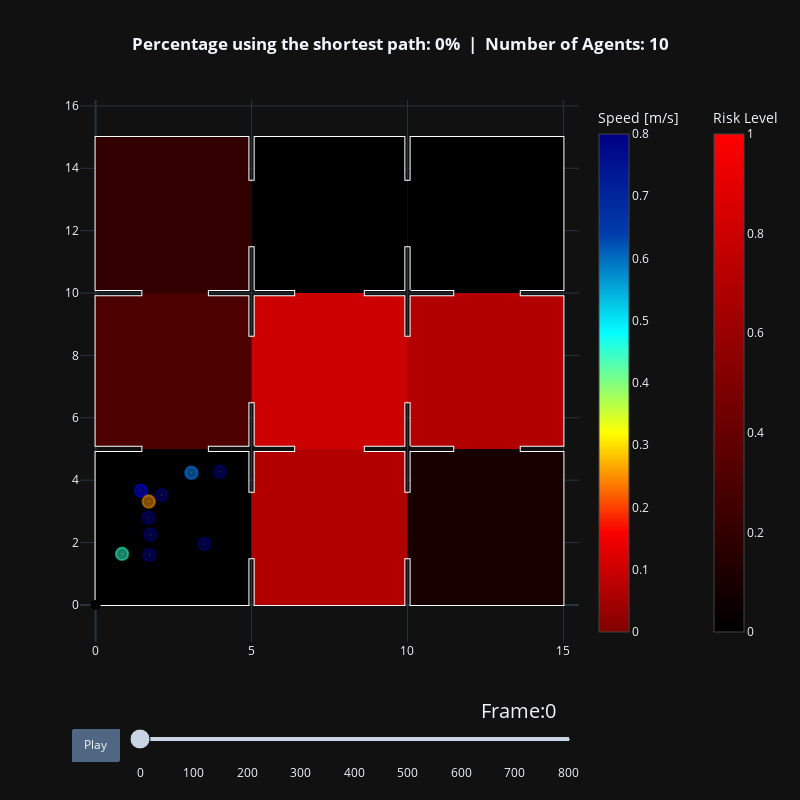

The code cell stored with this chart in its notebook:
### Markdown cell above
## Visualizing Agent Pathways

### Code cell
agent_trajectories = {}
for percentage in percentages:
    trajectory_file = trajectory_files[percentage]
    agent_trajectories[percentage], walkable_area = read_sqlite_file(
        trajectory_file
    )
    animate(
        agent_trajectories[percentage],
        walkable_area,
        title_note=f"Percentage using the shortest path: {percentage}%",
        risk_per_frame=all_risks,
        specific_areas=specific_areas
    ).show()

### Figure 1 — Plotly figure (JSON) as saved in the notebook; plotly's stock layout.template omitted (floating-point values rounded to 4 significant figures)
{"data": [{"hoverinfo": "name", "line": {"color": "white"}, "mode": "lines", "name": "Exterior", "showlegend": false, "x": [10.1, 10.1, 15.0, 15.0, 13.6, 13.6, 15.0, 15.0, 13.6, 13.6, 15.0, 15.0, 10.1, 10.1, 9.9, 9.9, 5.1, 5.1, 4.9, 4.9, 0.0, 0.0, 1.5, 1.5, 0.0, 0.0, 1.5, 1.5, 0.0, 0.0, 4.9, 4.9, 5.1, 5.1, 9.9, 9.9, 10.1], "y": [1.5, 0.0, 0.0, 4.9, 4.9, 5.1, 5.1, 9.9, 9.9, 10.1, 10.1, 15.0, 15.0, 13.6, 13.6, 15.0, 15.0, 13.6, 13.6, 15.0, 15.0, 10.1, 10.1, 9.9, 9.9, 5.1, 5.1, 4.9, 4.9, 0.0, 0.0, 1.5, 1.5, 0.0, 0.0, 1.5, 1.5], "type": "scatter"}, {"hoverinfo": "name", "line": {"color": "white"}, "mode": "lines", "name": "Obstacle", "showlegend": false, "x": [10.1, 11.5, 11.5, 10.1, 10.1, 9.9, 9.9, 8.6, 8.6, 9.9, 9.9, 10.1, 10.1], "y": [5.1, 5.1, 4.9, 4.9, 3.6, 3.6, 4.9, 4.9, 5.1, 5.1, 6.5, 6.5, 5.1], "type": "scatter"}, {"hoverinfo": "name", "line": {"color": "white"}, "mode": "lines", "name": "Obstacle", "showlegend": false, "x": [10.1, 11.5, 11.5, 10.1, 10.1, 9.9, 9.9, 8.6, 8.6, 9.9, 9.9, 10.1, 10.1], "y": [10.1, 10.1, 9.9, 9.9, 8.6, 8.6, 9.9, 9.9, 10.1, 10.1, 11.5, 11.5, 10.1], "type": "scatter"}, {"hoverinfo": "name", "line": {"color": "white"}, "mode": "lines", "name": "Obstacle", "showlegend": false, "x": [5.1, 6.4, 6.4, 5.1, 5.1, 4.9, 4.9, 3.6, 3.6, 4.9, 4.9, 5.1, 5.1], "y": [5.1, 5.1, 4.9, 4.9, 3.6, 3.6, 4.9, 4.9, 5.1, 5.1, 6.5, 6.5, 5.1], "type": "scatter"}, {"hoverinfo": "name", "line": {"color": "white"}, "mode": "lines", "name": "Obstacle", "showlegend": false, "x": [5.1, 6.4, 6.4, 5.1, 5.1, 4.9, 4.9, 3.6, 3.6, 4.9, 4.9, 5.1, 5.1], "y": [10.1, 10.1, 9.9, 9.9, 8.6, 8.6, 9.9, 9.9, 10.1, 10.1, 11.5, 11.5, 10.1], "type": "scatter"}, {"fill": "toself", "fillcolor": "rgb(0, 0, 0)", "hoverinfo": "name", "line": {"width": 0}, "mode": "lines", "name": "Risk Area", "showlegend": false, "x": [1.5, 1.5, 3.6, 3.6, 4.9, 4.9, 5.0, 5.0, 4.9, 4.9, 0.0, 0.0, 1.5], "y": [4.9, 5.0, 5.0, 4.9, 4.9, 3.6, 3.6, 1.5, 1.5, 0.0, 0.0, 4.9, 4.9], "type": "scatter"}, {"fill": "toself", "fillcolor": "rgb(178, 0, 0)", "hoverinfo": "name", "line": {"width": 0}, "mode": "lines", "name": "Risk Area", "showlegend": false, "x": [9.9, 9.9, 5.1, 5.1, 5.0, 5.0, 5.1, 5.1, 6.4, 6.4, 8.6, 8.6, 9.9, 9.9, 10.0, 10.0, 9.9], "y": [1.5, 0.0, 0.0, 1.5, 1.5, 3.6, 3.6, 4.9, 4.9, 5.0, 5.0, 4.9, 4.9, 3.6, 3.6, 1.5, 1.5], "type": "scatter"}, {"fill": "toself", "fillcolor": "rgb(25, 0, 0)", "hoverinfo": "name", "line": {"width": 0}, "mode": "lines", "name": "Risk Area", "showlegend": false, "x": [13.6, 15.0, 15.0, 10.1, 10.1, 10.0, 10.0, 10.1, 10.1, 11.5, 11.5, 13.6, 13.6], "y": [4.9, 4.9, 0.0, 0.0, 1.5, 1.5, 3.6, 3.6, 4.9, 4.9, 5.0, 5.0, 4.9], "type": "scatter"}, {"fill": "toself", "fillcolor": "rgb(178, 0, 0)", "hoverinfo": "name", "line": {"width": 0}, "mode": "lines", "name": "Risk Area", "showlegend": false, "x": [13.6, 15.0, 15.0, 13.6, 13.6, 11.5, 11.5, 10.1, 10.1, 10.0, 10.0, 10.1, 10.1, 11.5, 11.5, 13.6, 13.6], "y": [9.9, 9.9, 5.1, 5.1, 5.0, 5.0, 5.1, 5.1, 6.5, 6.5, 8.6, 8.6, 9.9, 9.9, 10.0, 10.0, 9.9], "type": "scatter"}, {"fill": "toself", "fillcolor": "rgb(204, 0, 0)", "hoverinfo": "name", "line": {"width": 0}, "mode": "lines", "name": "Risk Area", "showlegend": false, "x": [9.9, 9.9, 8.6, 8.6, 6.4, 6.4, 5.1, 5.1, 5.0, 5.0, 5.1, 5.1, 6.4, 6.4, 8.6, 8.6, 9.9, 9.9, 10.0, 10.0, 9.9], "y": [6.5, 5.1, 5.1, 5.0, 5.0, 5.1, 5.1, 6.5, 6.5, 8.6, 8.6, 9.9, 9.9, 10.0, 10.0, 9.9, 9.9, 8.6, 8.6, 6.5, 6.5], "type": "scatter"}, {"fill": "toself", "fillcolor": "rgb(76, 0, 0)", "hoverinfo": "name", "line": {"width": 0}, "mode": "lines", "name": "Risk Area", "showlegend": false, "x": [4.9, 4.9, 3.6, 3.6, 1.5, 1.5, 0.0, 0.0, 1.5, 1.5, 3.6, 3.6, 4.9, 4.9, 5.0, 5.0, 4.9], "y": [6.5, 5.1, 5.1, 5.0, 5.0, 5.1, 5.1, 9.9, 9.9, 10.0, 10.0, 9.9, 9.9, 8.6, 8.6, 6.5, 6.5], "type": "scatter"}, {"fill": "toself", "fillcolor": "rgb(51, 0, 0)", "hoverinfo": "name", "line": {"width": 0}, "mode": "lines", "name": "Risk Area", "showlegend": false, "x": [1.5, 0.0, 0.0, 4.9, 4.9, 5.0, 5.0, 4.9, 4.9, 3.6, 3.6, 1.5, 1.5], "y": [10.1, 10.1, 15.0, 15.0, 13.6, 13.6, 11.5, 11.5, 10.1, 10.1, 10.0, 10.0, 10.1], "type": "scatter"}, {"fill": "toself", "fillcolor": "rgb(0, 0, 0)", "hoverinfo": "name", "line": {"width": 0}, "mode": "lines", "name": "Risk Area", "showlegend": false, "x": [6.4, 5.1, 5.1, 5.0, 5.0, 5.1, 5.1, 9.9, 9.9, 10.0, 10.0, 9.9, 9.9, 8.6, 8.6, 6.4, 6.4], "y": [10.1, 10.1, 11.5, 11.5, 13.6, 13.6, 15.0, 15.0, 13.6, 13.6, 11.5, 11.5, 10.1, 10.1, 10.0, 10.0, 10.1], "type": "scatter"}, {"fill": "toself", "fillcolor": "rgb(0, 0, 0)", "hoverinfo": "name", "line": {"width": 0}, "mode": "lines", "name": "Risk Area", "showlegend": false, "x": [10.1, 10.1, 15.0, 15.0, 13.6, 13.6, 11.5, 11.5, 10.1, 10.1, 10.0, 10.0, 10.1], "y": [13.6, 15.0, 15.0, 10.1, 10.1, 10.0, 10.0, 10.1, 10.1, 11.5, 11.5, 13.6, 13.6], "type": "scatter"}, {"hoverinfo": "none", "marker": {"cmax": 0.8, "cmin": 0, "color": [0.8, 0.5076, 0.7999, 0.7988, 0.7992, 0.725, 0.6128, 0.8, 0.2632, 0.7997], "colorbar": {"title": {"text": "Speed [m/s]"}}, "colorscale": [[0.0, "rgb(128,0,0)"], [0.2, "rgb(250,0,0)"], [0.4, "rgb(255,255,0)"], [0.6, "rgb(5,255,255)"], [0.8, "rgb(0,60,170)"], [1.0, "rgb(0,0,131)"]], "size": [0.4, 0.4, 0.4, 0.4, 0.4, 0.4, 0.4, 0.4, 0.4, 0.4]}, "mode": "markers", "showlegend": false, "text": [0.8, 0.5076, 0.7999, 0.7988, 0.7992, 0.725, 0.6128, 0.8, 0.2632, 0.7997], "x": [3.986, 0.8488, 1.726, 2.116, 1.692, 1.454, 3.072, 3.489, 1.704, 1.757], "y": [4.269, 1.637, 1.596, 3.52, 2.797, 3.661, 4.235, 1.956, 3.314, 2.254], "type": "scatter"}, {"hoverinfo": "none", "marker": {"cmax": 1, "cmin": 0, "color": [0], "colorbar": {"title": {"text": "Risk Level"}, "x": 1.25}, "colorscale": [[0.0, "rgb(0, 0, 0)"], [0.1, "rgb(25, 0, 0)"], [0.2, "rgb(51, 0, 0)"], [0.3, "rgb(76, 0, 0)"], [0.4, "rgb(102, 0, 0)"], [0.5, "rgb(127, 0, 0)"], [0.6, "rgb(153, 0, 0)"], [0.7, "rgb(178, 0, 0)"], [0.8, "rgb(204, 0, 0)"], [0.9, "rgb(229, 0, 0)"], [1.0, "rgb(255, 0, 0)"]], "size": 10}, "mode": "markers", "showlegend": false, "x": [0], "y": [0], "type": "scatter"}, {"hoverinfo": "text", "marker": {"opacity": 1, "size": 1}, "mode": "markers", "showlegend": false, "text": ["ID: 171, Pos(3.99,4.27)"], "x": [3.986], "y": [4.269], "type": "scatter"}, {"hoverinfo": "text", "marker": {"opacity": 1, "size": 1}, "mode": "markers", "showlegend": false, "text": ["ID: 172, Pos(0.85,1.64)"], "x": [0.8488], "y": [1.637], "type": "scatter"}, {"hoverinfo": "text", "marker": {"opacity": 1, "size": 1}, "mode": "markers", "showlegend": false, "text": ["ID: 173, Pos(1.73,1.60)"], "x": [1.726], "y": [1.596], "type": "scatter"}, {"hoverinfo": "text", "marker": {"opacity": 1, "size": 1}, "mode": "markers", "showlegend": false, "text": ["ID: 174, Pos(2.12,3.52)"], "x": [2.116], "y": [3.52], "type": "scatter"}, {"hoverinfo": "text", "marker": {"opacity": 1, "size": 1}, "mode": "markers", "showlegend": false, "text": ["ID: 175, Pos(1.69,2.80)"], "x": [1.692], "y": [2.797], "type": "scatter"}, {"hoverinfo": "text", "marker": {"opacity": 1, "size": 1}, "mode": "markers", "showlegend": false, "text": ["ID: 176, Pos(1.45,3.66)"], "x": [1.454], "y": [3.661], "type": "scatter"}, {"hoverinfo": "text", "marker": {"opacity": 1, "size": 1}, "mode": "markers", "showlegend": false, "text": ["ID: 177, Pos(3.07,4.23)"], "x": [3.072], "y": [4.235], "type": "scatter"}, {"hoverinfo": "text", "marker": {"opacity": 1, "size": 1}, "mode": "markers", "showlegend": false, "text": ["ID: 178, Pos(3.49,1.96)"], "x": [3.489], "y": [1.956], "type": "scatter"}, {"hoverinfo": "text", "marker": {"opacity": 1, "size": 1}, "mode": "markers", "showlegend": false, "text": ["ID: 179, Pos(1.70,3.31)"], "x": [1.704], "y": [3.314], "type": "scatter"}, {"hoverinfo": "text", "marker": {"opacity": 1, "size": 1}, "mode": "markers", "showlegend": false, "text": ["ID: 180, Pos(1.76,2.25)"], "x": [1.757], "y": [2.254], "type": "scatter"}], "layout": {"shapes": [{"fillcolor": "rgba(0, 0, 128, 0.5)", "line": {"color": "rgba(0, 0, 128, 0.5)"}, "type": "circle", "x0": 3.786, "x1": 4.186, "xref": "x", "y0": 4.069, "y1": 4.469, "yref": "y"}, {"fillcolor": "rgba(48, 255, 199, 0.5)", "line": {"color": "rgba(48, 255, 199, 0.5)"}, "type": "circle", "x0": 0.6488, "x1": 1.049, "xref": "x", "y0": 1.437, "y1": 1.837, "yref": "y"}, {"fillcolor": "rgba(0, 0, 128, 0.5)", "line": {"color": "rgba(0, 0, 128, 0.5)"}, "type": "circle", "x0": 1.526, "x1": 1.926, "xref": "x", "y0": 1.396, "y1": 1.796, "yref": "y"}, {"fillcolor": "rgba(0, 0, 128, 0.5)", "line": {"color": "rgba(0, 0, 128, 0.5)"}, "type": "circle", "x0": 1.916, "x1": 2.316, "xref": "x", "y0": 3.32, "y1": 3.72, "yref": "y"}, {"fillcolor": "rgba(0, 0, 128, 0.5)", "line": {"color": "rgba(0, 0, 128, 0.5)"}, "type": "circle", "x0": 1.492, "x1": 1.892, "xref": "x", "y0": 2.597, "y1": 2.997, "yref": "y"}, {"fillcolor": "rgba(0, 0, 246, 0.5)", "line": {"color": "rgba(0, 0, 246, 0.5)"}, "type": "circle", "x0": 1.254, "x1": 1.654, "xref": "x", "y0": 3.461, "y1": 3.861, "yref": "y"}, {"fillcolor": "rgba(0, 136, 255, 0.5)", "line": {"color": "rgba(0, 136, 255, 0.5)"}, "type": "circle", "x0": 2.872, "x1": 3.272, "xref": "x", "y0": 4.035, "y1": 4.435, "yref": "y"}, {"fillcolor": "rgba(0, 0, 128, 0.5)", "line": {"color": "rgba(0, 0, 128, 0.5)"}, "type": "circle", "x0": 3.289, "x1": 3.689, "xref": "x", "y0": 1.756, "y1": 2.156, "yref": "y"}, {"fillcolor": "rgba(255, 152, 0, 0.5)", "line": {"color": "rgba(255, 152, 0, 0.5)"}, "type": "circle", "x0": 1.504, "x1": 1.904, "xref": "x", "y0": 3.114, "y1": 3.514, "yref": "y"}, {"fillcolor": "rgba(0, 0, 128, 0.5)", "line": {"color": "rgba(0, 0, 128, 0.5)"}, "type": "circle", "x0": 1.557, "x1": 1.957, "xref": "x", "y0": 2.054, "y1": 2.454, "yref": "y"}, {"line": {"color": "white", "width": 3}, "type": "line", "x0": 3.986, "x1": 3.986, "y0": 4.269, "y1": 4.269}, {"line": {"color": "black", "width": 3}, "type": "line", "x0": 0.8488, "x1": 0.8488, "y0": 1.637, "y1": 1.637}, {"line": {"color": "white", "width": 3}, "type": "line", "x0": 1.726, "x1": 1.726, "y0": 1.596, "y1": 1.596}, {"line": {"color": "white", "width": 3}, "type": "line", "x0": 2.116, "x1": 2.116, "y0": 3.52, "y1": 3.52}, {"line": {"color": "white", "width": 3}, "type": "line", "x0": 1.692, "x1": 1.692, "y0": 2.797, "y1": 2.797}, {"line": {"color": "white", "width": 3}, "type": "line", "x0": 1.454, "x1": 1.454, "y0": 3.661, "y1": 3.661}, {"line": {"color": "white", "width": 3}, "type": "line", "x0": 3.072, "x1": 3.072, "y0": 4.235, "y1": 4.235}, {"line": {"color": "white", "width": 3}, "type": "line", "x0": 3.489, "x1": 3.489, "y0": 1.956, "y1": 1.956}, {"line": {"color": "black", "width": 3}, "type": "line", "x0": 1.704, "x1": 1.704, "y0": 3.314, "y1": 3.314}, {"line": {"color": "white", "width": 3}, "type": "line", "x0": 1.757, "x1": 1.757, "y0": 2.254, "y1": 2.254}], "title": {"text": "<b>Percentage using the shortest path: 0%  |  Number of Agents: 10</b>", "x": 0.5}, "xaxis": {"range": [-0.5, 15.5]}, "yaxis": {"scaleanchor": "x", "scaleratio": 1, "range": [-0.5, 15.5]}, "updatemenus": [{"buttons": [{"args": [null, {"frame": {"duration": 100, "redraw": true}, "fromcurrent": true}], "label": "Play", "method": "animate"}], "direction": "left", "pad": {"r": 10, "t": 87}, "showactive": false, "type": "buttons", "x": 0.1, "xanchor": "right", "y": 0, "yanchor": "top"}], "sliders": [{"active": 0, "currentvalue": {"font": {"size": 20}, "prefix": "Frame:", "visible": true, "xanchor": "right"}, "len": 0.9, "pad": {"b": 10, "t": 50}, "steps": [{"args": [["0"], {"frame": {"duration": 100, "redraw": true}, "mode": "immediate", "transition": {"duration": 500}}], "label": "0", "method": "animate"}, {"args": [["50"], {"frame": {"duration": 100, "redraw": true}, "mode": "immediate", "transition": {"duration": 500}}], "label": "50", "method": "animate"}, {"args": [["100"], {"frame": {"duration": 100, "redraw": true}, "mode": "immediate", "transition": {"duration": 500}}], "label": "100", "method": "animate"}, {"args": [["150"], {"frame": {"duration": 100, "redraw": true}, "mode": "immediate", "transition": {"duration": 500}}], "label": "150", "method": "animate"}, {"args": [["200"], {"frame": {"duration": 100, "redraw": true}, "mode": "immediate", "transition": {"duration": 500}}], "label": "200", "method": "animate"}, {"args": [["250"], {"frame": {"duration": 100, "redraw": true}, "mode": "immediate", "transition": {"duration": 500}}], "label": "250", "method": "animate"}, {"args": [["300"], {"frame": {"duration": 100, "redraw": true}, "mode": "immediate", "transition": {"duration": 500}}], "label": "300", "method": "animate"}, {"args": [["350"], {"frame": {"duration": 100, "redraw": true}, "mode": "immediate", "transition": {"duration": 500}}], "label": "350", "method": "animate"}, {"args": [["400"], {"frame": {"duration": 100, "redraw": true}, "mode": "immediate", "transition": {"duration": 500}}], "label": "400", "method": "animate"}, {"args": [["450"], {"frame": {"duration": 100, "redraw": true}, "mode": "immediate", "transition": {"duration": 500}}], "label": "450", "method": "animate"}, {"args": [["500"], {"frame": {"duration": 100, "redraw": true}, "mode": "immediate", "transition": {"duration": 500}}], "label": "500", "method": "animate"}, {"args": [["550"], {"frame": {"duration": 100, "redraw": true}, "mode": "immediate", "transition": {"duration": 500}}], "label": "550", "method": "animate"}, {"args": [["600"], {"frame": {"duration": 100, "redraw": true}, "mode": "immediate", "transition": {"duration": 500}}], "label": "600", "method": "animate"}, {"args": [["650"], {"frame": {"duration": 100, "redraw": true}, "mode": "immediate", "transition": {"duration": 500}}], "label": "650", "method": "animate"}, {"args": [["700"], {"frame": {"duration": 100, "redraw": true}, "mode": "immediate", "transition": {"duration": 500}}], "label": "700", "method": "animate"}, {"args": [["750"], {"frame": {"duration": 100, "redraw": true}, "mode": "immediate", "transition": {"duration": 500}}], "label": "750", "method": "animate"}, {"args": [["800"], {"frame": {"duration": 100, "redraw": true}, "mode": "immediate", "transition": {"duration": 500}}], "label": "800", "method": "animate"}], "transition": {"duration": 100, "easing": "cubic-in-out"}, "x": 0.1, "xanchor": "left", "y": 0, "yanchor": "top"}], "autosize": false, "width": 800, "height": 800}}
